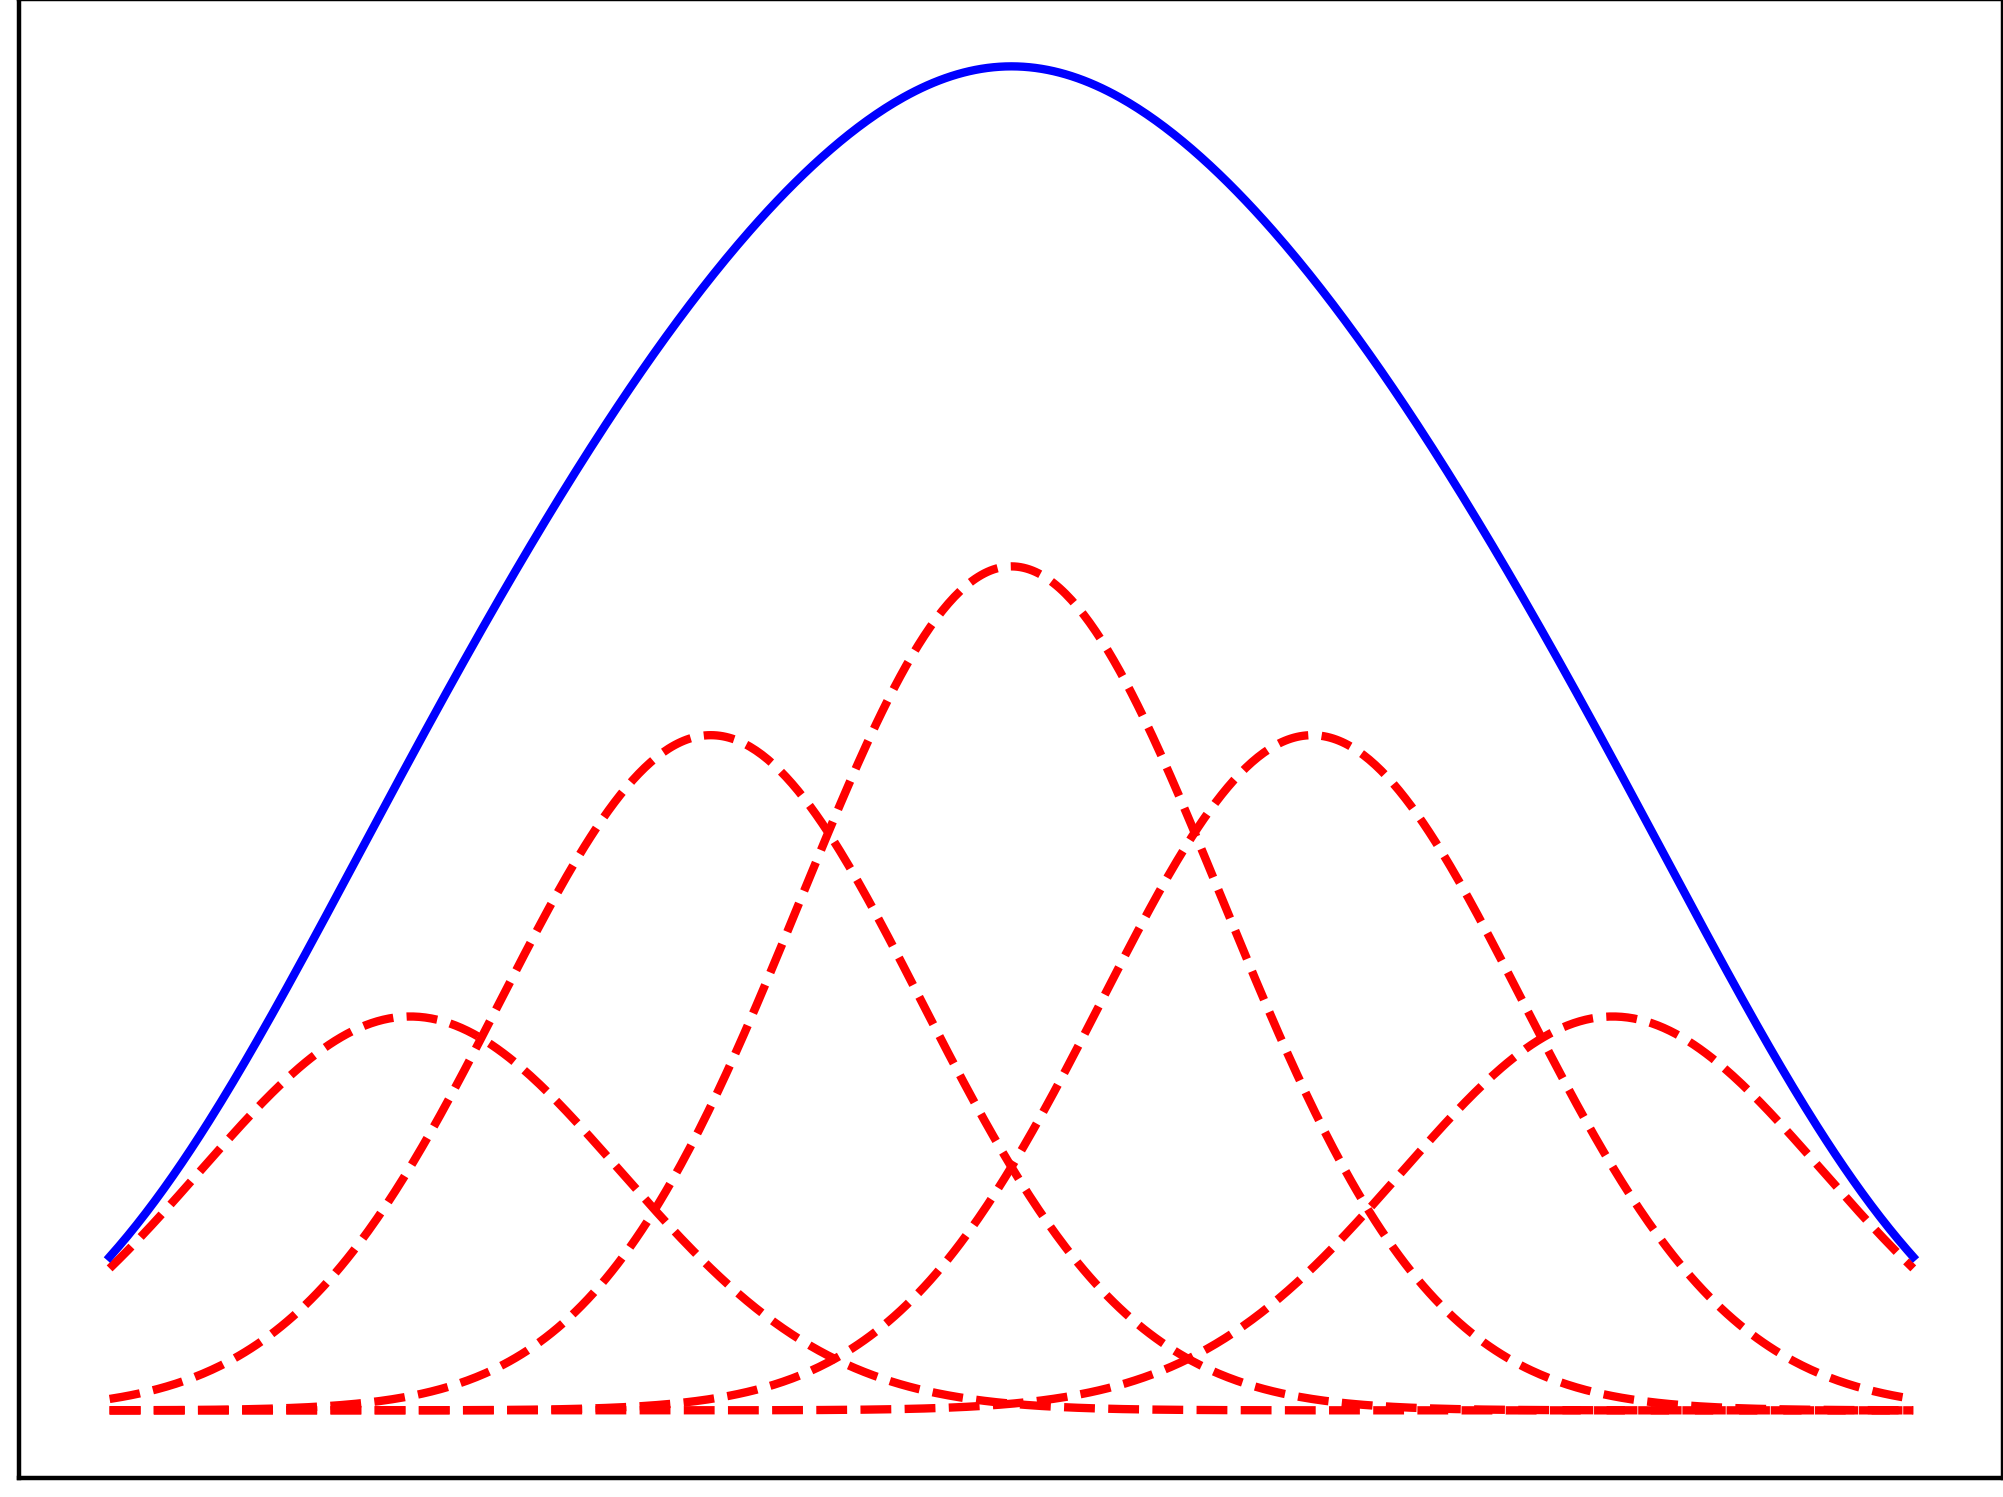

Recreate this plot in Python.
import os
import sys
import pandas as pd
from openpyxl import load_workbook
import time
import random
import math
import seaborn
import numpy as np
import matplotlib
import seaborn.palettes
import seaborn.utils
#%matplotlib notebook
import matplotlib.pyplot as plt
import scipy.stats
from scipy import ndimage
from pandas.plotting import autocorrelation_plot
from pandas.plotting import register_matplotlib_converters
register_matplotlib_converters()
import matplotlib.offsetbox as offsetbox
from matplotlib.ticker import StrMethodFormatter
import matplotlib.image as mpimg

dx = 0.01
length = int(6 / dx) + 1
x = [0 for i in range(length)]
y1 = [0 for i in range(length)]
y2 = [0 for i in range(length)]
y3 = [0 for i in range(length)]
y4 = [0 for i in range(length)]
y5 = [0 for i in range(length)]
y = [0 for i in range(length)]
mu1 = -2
mu2 = -1
mu3 = 0
mu4 = 1
mu5 = 2
sigma1 = 0.7
sigma2 = 0.7
sigma3 = 0.7
sigma4 = 0.7
sigma5 = 0.7

for i in range(length) :
    x[i] = (i - int(3 / dx)) * dx
    y1[i] = 0.7 * math.exp(-(x[i] - mu1) ** 2 / (2 * sigma1 ** 2)) / math.sqrt(2 * math.pi * sigma1 ** 2)
    y2[i] = 1.2 * math.exp(-(x[i] - mu2) ** 2 / (2 * sigma2 ** 2)) / math.sqrt(2 * math.pi * sigma2 ** 2)
    y3[i] = 1.5 * math.exp(-(x[i] - mu3) ** 2 / (2 * sigma3 ** 2)) / math.sqrt(2 * math.pi * sigma3 ** 2)
    y4[i] = 1.2 * math.exp(-(x[i] - mu4) ** 2 / (2 * sigma4 ** 2)) / math.sqrt(2 * math.pi * sigma4 ** 2)
    y5[i] = 0.7 * math.exp(-(x[i] - mu5) ** 2 / (2 * sigma5 ** 2)) / math.sqrt(2 * math.pi * sigma5 ** 2)
    y[i] = y1[i] + y2[i] + y3[i] + y4[i] + y5[i]

plt.figure()
plt.plot(x, y1, 'r--')
plt.plot(x, y2, 'r--')
plt.plot(x, y3, 'r--')
plt.plot(x, y4, 'r--')
plt.plot(x, y5, 'r--')
plt.plot(x, y, 'b')
plt.gca().get_xaxis().set_visible(False)
plt.gca().get_yaxis().set_visible(False)
plt.savefig('Gaussian kernel illustration.PNG', dpi = 400, format = 'png', bbox_inches = 'tight', pad_inches=0)
plt.show()
plt.close()